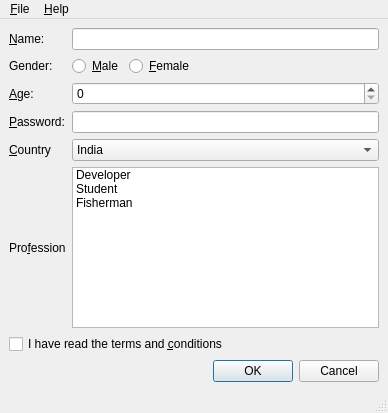
<ui version="4.0" >
 <class>MainWindow</class>
 <widget class="QMainWindow" name="MainWindow" >
  <property name="geometry" >
   <rect>
    <x>0</x>
    <y>0</y>
    <width>388</width>
    <height>413</height>
   </rect>
  </property>
  <property name="windowTitle" >
   <string>MainWindow</string>
  </property>
  <widget class="QWidget" name="centralwidget" >
   <layout class="QGridLayout" >
    <property name="margin" >
     <number>9</number>
    </property>
    <property name="spacing" >
     <number>6</number>
    </property>
    <item row="4" column="1" colspan="3" >
     <widget class="QComboBox" name="countryCombo" >
      <property name="toolTip" >
       <string>Specify your country here</string>
      </property>
      <property name="statusTip" >
       <string>Specify your country here</string>
      </property>
      <property name="currentIndex" >
       <number>1</number>
      </property>
      <item>
       <property name="text" >
        <string>Germany</string>
       </property>
      </item>
      <item>
       <property name="text" >
        <string>India</string>
       </property>
      </item>
      <item>
       <property name="text" >
        <string>Norway</string>
       </property>
      </item>
      <item>
       <property name="text" >
        <string>United States Of America</string>
       </property>
      </item>
      <item>
       <property name="text" >
        <string>United Kingdom</string>
       </property>
      </item>
     </widget>
    </item>
    <item row="5" column="1" colspan="3" >
     <widget class="QListWidget" name="professionList" >
      <property name="toolTip" >
       <string>Specify your profession here</string>
      </property>
      <property name="statusTip" >
       <string>Specify your profession here</string>
      </property>
      <item>
       <property name="text" >
        <string>Developer</string>
       </property>
      </item>
      <item>
       <property name="text" >
        <string>Student</string>
       </property>
      </item>
      <item>
       <property name="text" >
        <string>Fisherman</string>
       </property>
      </item>
     </widget>
    </item>
    <item row="4" column="0" >
     <widget class="QLabel" name="countryLabel" >
      <property name="text" >
       <string>&amp;Country</string>
      </property>
      <property name="buddy" >
       <cstring>professionList</cstring>
      </property>
     </widget>
    </item>
    <item row="5" column="0" >
     <widget class="QLabel" name="label" >
      <property name="text" >
       <string>Pro&amp;fession</string>
      </property>
      <property name="buddy" >
       <cstring>professionList</cstring>
      </property>
     </widget>
    </item>
    <item row="3" column="1" colspan="3" >
     <widget class="QLineEdit" name="passwordEdit" >
      <property name="toolTip" >
       <string>Specify your password here</string>
      </property>
      <property name="statusTip" >
       <string>Specify your password here</string>
      </property>
      <property name="echoMode" >
       <enum>QLineEdit::Password</enum>
      </property>
     </widget>
    </item>
    <item row="3" column="0" >
     <widget class="QLabel" name="passwordLabel" >
      <property name="text" >
       <string>&amp;Password:</string>
      </property>
      <property name="buddy" >
       <cstring>passwordEdit</cstring>
      </property>
     </widget>
    </item>
    <item row="2" column="0" >
     <widget class="QLabel" name="ageLabel" >
      <property name="text" >
       <string>&amp;Age:</string>
      </property>
      <property name="buddy" >
       <cstring>ageSpinBox</cstring>
      </property>
     </widget>
    </item>
    <item row="0" column="1" colspan="3" >
     <widget class="QLineEdit" name="nameEdit" >
      <property name="toolTip" >
       <string>Specify your name here</string>
      </property>
      <property name="statusTip" >
       <string>Specify your name here</string>
      </property>
     </widget>
    </item>
    <item row="7" column="2" colspan="2" >
     <widget class="QDialogButtonBox" name="buttonBox" >
      <property name="orientation" >
       <enum>Qt::Horizontal</enum>
      </property>
      <property name="standardButtons" >
       <set>QDialogButtonBox::Cancel|QDialogButtonBox::NoButton|QDialogButtonBox::Ok</set>
      </property>
     </widget>
    </item>
    <item row="0" column="0" >
     <widget class="QLabel" name="nameLabel" >
      <property name="text" >
       <string>&amp;Name:</string>
      </property>
      <property name="buddy" >
       <cstring>nameEdit</cstring>
      </property>
     </widget>
    </item>
    <item row="2" column="1" colspan="3" >
     <widget class="QSpinBox" name="ageSpinBox" >
      <property name="toolTip" >
       <string>Specify your age here</string>
      </property>
      <property name="statusTip" >
       <string>Specify your age here</string>
      </property>
     </widget>
    </item>
    <item row="1" column="0" >
     <widget class="QLabel" name="genderLabel" >
      <property name="text" >
       <string>Gender:</string>
      </property>
     </widget>
    </item>
    <item row="1" column="1" >
     <widget class="QRadioButton" name="maleRadioButton" >
      <property name="toolTip" >
       <string/>
      </property>
      <property name="text" >
       <string>&amp;Male</string>
      </property>
     </widget>
    </item>
    <item row="6" column="0" colspan="4" >
     <widget class="QCheckBox" name="agreeCheckBox" >
      <property name="text" >
       <string>I have read the terms and &amp;conditions</string>
      </property>
     </widget>
    </item>
    <item row="1" column="2" >
     <widget class="QRadioButton" name="femaleRadioButton" >
      <property name="text" >
       <string>&amp;Female</string>
      </property>
     </widget>
    </item>
    <item row="1" column="3" >
     <spacer>
      <property name="orientation" >
       <enum>Qt::Horizontal</enum>
      </property>
      <property name="sizeHint" >
       <size>
        <width>40</width>
        <height>20</height>
       </size>
      </property>
     </spacer>
    </item>
   </layout>
  </widget>
  <widget class="QMenuBar" name="menubar" >
   <property name="geometry" >
    <rect>
     <x>0</x>
     <y>0</y>
     <width>388</width>
     <height>21</height>
    </rect>
   </property>
   <widget class="QMenu" name="menu_File" >
    <property name="title" >
     <string>&amp;File</string>
    </property>
    <addaction name="editStyleAction" />
    <addaction name="separator" />
    <addaction name="exitAction" />
   </widget>
   <widget class="QMenu" name="menu_Help" >
    <property name="title" >
     <string>&amp;Help</string>
    </property>
    <addaction name="aboutAction" />
    <addaction name="separator" />
    <addaction name="aboutQtAction" />
   </widget>
   <addaction name="menu_File" />
   <addaction name="menu_Help" />
  </widget>
  <widget class="QStatusBar" name="statusbar" />
  <action name="exitAction" >
   <property name="text" >
    <string>&amp;Exit</string>
   </property>
  </action>
  <action name="aboutQtAction" >
   <property name="text" >
    <string>About Qt</string>
   </property>
  </action>
  <action name="editStyleAction" >
   <property name="text" >
    <string>Edit &amp;Style</string>
   </property>
  </action>
  <action name="aboutAction" >
   <property name="text" >
    <string>About</string>
   </property>
  </action>
 </widget>
 <tabstops>
  <tabstop>nameEdit</tabstop>
  <tabstop>maleRadioButton</tabstop>
  <tabstop>femaleRadioButton</tabstop>
  <tabstop>ageSpinBox</tabstop>
  <tabstop>passwordEdit</tabstop>
  <tabstop>professionList</tabstop>
  <tabstop>agreeCheckBox</tabstop>
 </tabstops>
 <resources/>
 <connections/>
</ui>
